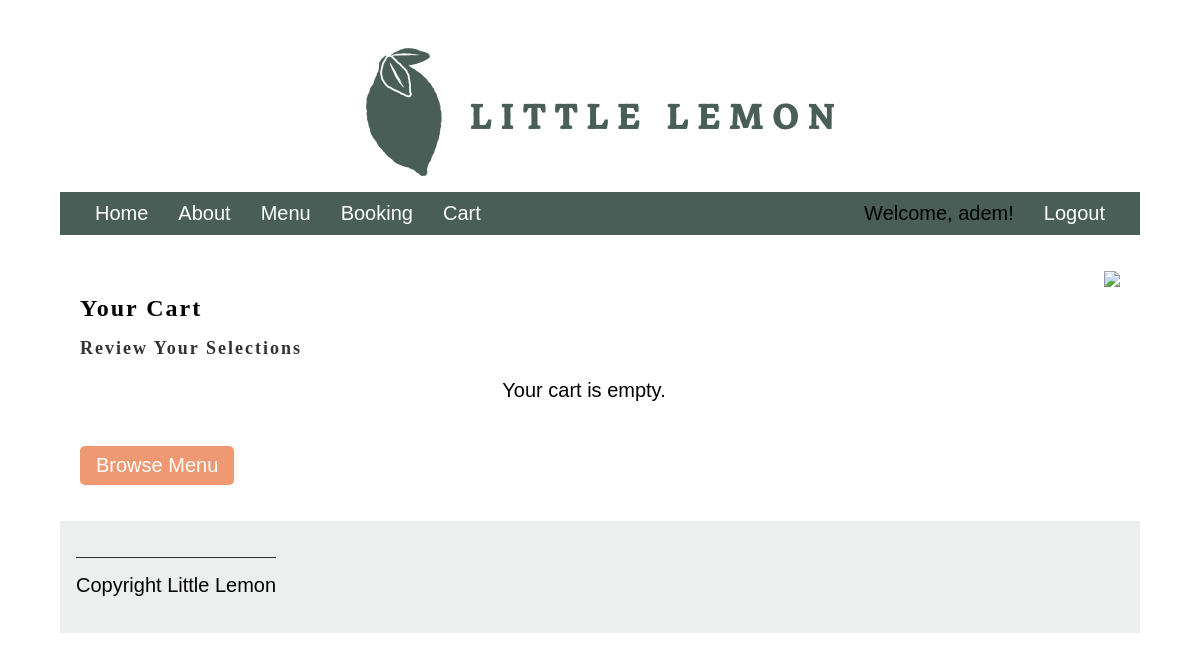
Before: /cart/ (signed in) with the older database file.
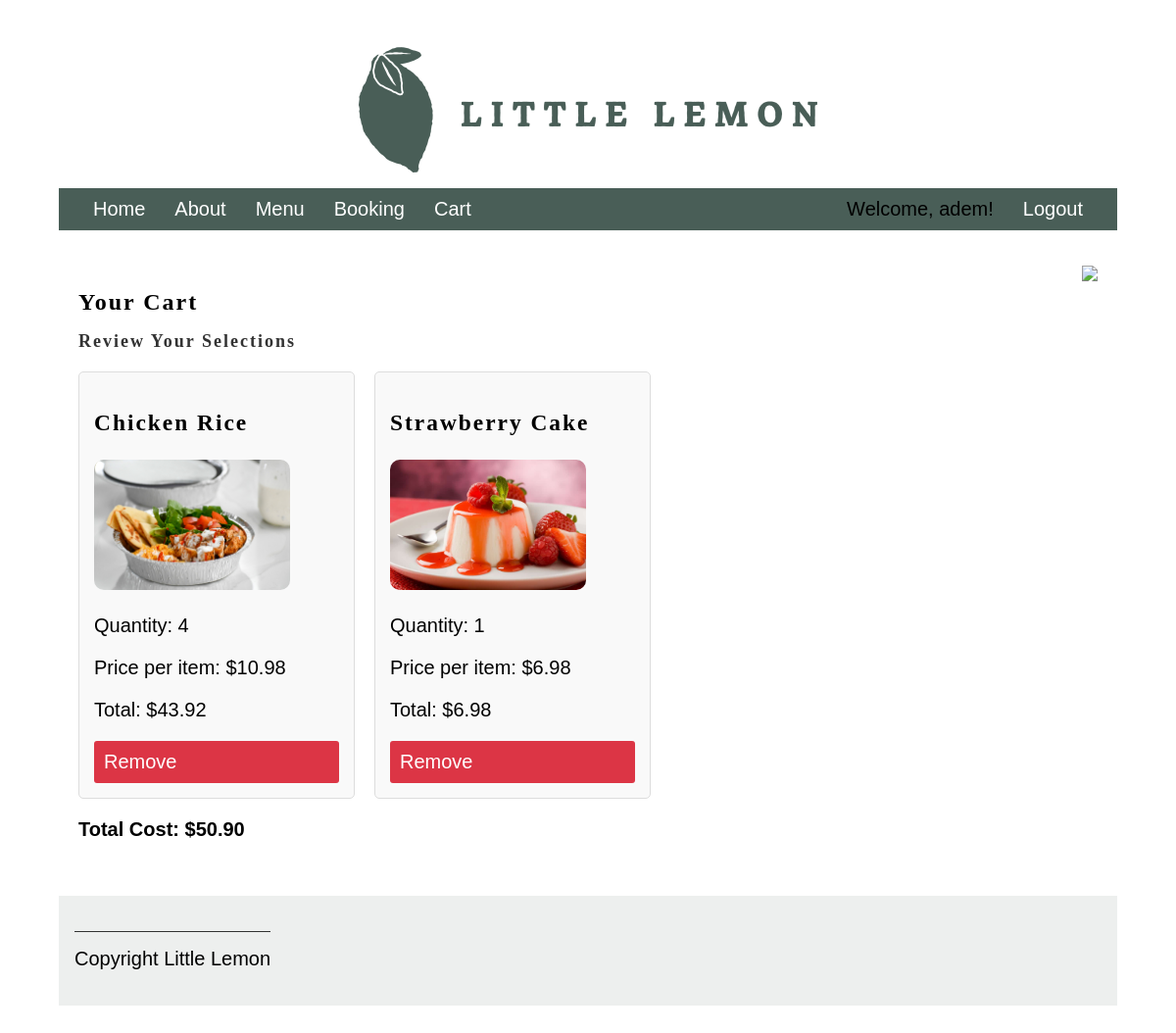
After: the same page with the newer database file.
### restaurant/models.py (models this page shows, shortened)
class CartItem(models.Model):
    cart = models.ForeignKey(Cart, related_name="items", on_delete=models.CASCADE)
    menu_item = models.ForeignKey(Menu, on_delete=models.CASCADE)
    quantity = models.PositiveIntegerField(default=1)
    @property
    def total_price(self):
        return self.menu_item.price * self.quantity

class Menu(models.Model):
    CATEGORY_CHOICES = [
        ('appetizer', 'Appetizer'),
        ('main_course', 'Main Course'),
        ('dessert', 'Dessert'),
        ('beverage', 'Beverage'),
    ]
    title = models.CharField(max_length=100)
    price = models.DecimalField(max_digits=5, decimal_places=2)
    inventory = models.IntegerField()
    image = models.ImageField(upload_to='img_upload/', default='menu_images/default_image.png')  # Allow null/blank for existing items
    category = models.CharField(max_length=20, choices=CATEGORY_CHOICES, null=True, blank=True)
    dish_of_the_day = models.BooleanField(default=False)  # Allow null/blank

class Cart(models.Model):
    user = models.OneToOneField(User, on_delete=models.CASCADE, null=True, blank=True)
    created_at = models.DateTimeField(auto_now_add=True)
    @property
    def total_cost(self):
        return sum(item.total_price for item in self.items.all())

### restaurant/views.py (the view, shortened to what this page needs)
# urls.py: path('cart/', views.cart_detail, name='cart_detail'),
def cart_detail(request):
    if request.user.is_authenticated:
        cart = Cart.objects.filter(user=request.user).first()
    return render(request, 'cart_detail.html', {'cart': cart})

### restaurant/templatetags/custom_filters.py (called while the page is built)
@register.filter
def is_in_group(user, group_name):
    return user.groups.filter(name=group_name).exists()

### templates/cart_detail.html (shortened to what this page needs)
{% extends 'base.html' %} {% load static %}  {% block content %}
<section class="cart-section">
  <div class="cart-content">
    <h1 class="cart-heading">Your Cart</h1>
    <h2 class="cart-tagline">Review Your Selections</h2>
    {% if cart.items.all %}
    <ul class="cart-items-list">
      {% for item in cart.items.all %}
      <li class="cart-item">
        <div class="cart-item-details">
          <h3>{{ item.menu_item.title }}</h3>
          <img
            src="{{ item.menu_item.image.url }}"
            alt="{{ item.menu_item.title }}"
            class="menu-image"
          />
          <p>Quantity: {{ item.quantity }}</p>
          <p>Price per item: ${{ item.menu_item.price }}</p>
          <p>Total: ${{ item.total_price }}</p>
        </div>
        <a
          href="{% url 'remove_from_cart' item.menu_item.id %}"
          class="remove-button"
          >Remove</a
        >
      </li>
      {% endfor %}
    </ul>
    <div class="cart-total">
      <p><strong>Total Cost:</strong> ${{ cart.total_cost }}</p>
    </div>
    {% else %}
    <p class="empty-cart-message">Your cart is empty.</p>
    <a href="{% url 'menu' %}" class="cta-button">Browse Menu</a>
    {% endif %}
  </div>
  <div class="cart-image">
    <img src="{% static 'img/cart_image.jpg' %}" />
  </div>
</section>
{% endblock %}

Changed rows visible on the page:
added CartItem: menu_item "Chicken Rice", menu_item.image (picture), quantity "4", menu_item.price "10.98", total_price "43.92"
added CartItem: menu_item "Strawberry Cake", menu_item.image (picture), quantity "1", menu_item.price "6.98", total_price "6.98"
now on this page (row unchanged): Cart: total_cost "50.90"
Other visible differences:
text no longer shown: "Your cart is empty. Browse Menu"
text now shown: "Total Cost: $"
